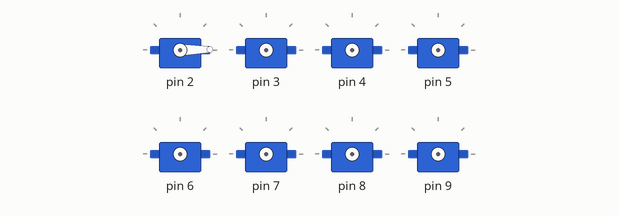
The sketch below on a simulated Arduino Uno, built with avr-gcc and run on an emulated ATmega328P. Parts: 8 × servo.

Above: at 0.2 s.
At 0.6 s:
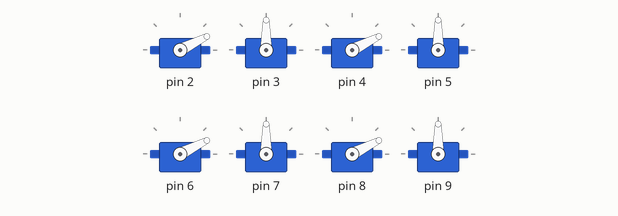
At 1.05 s:
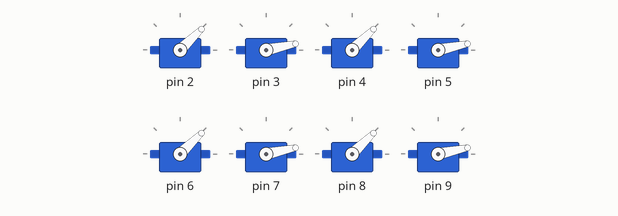
At 1.95 s:
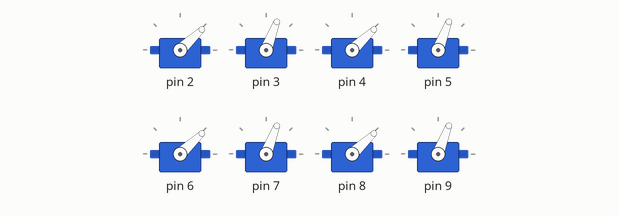
At 2.8 s:
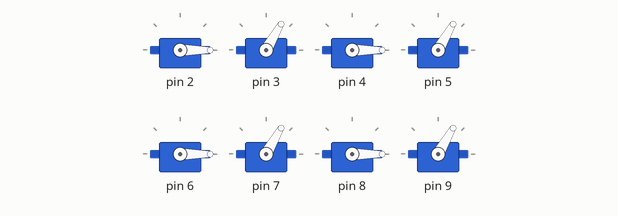
At 3.7 s:
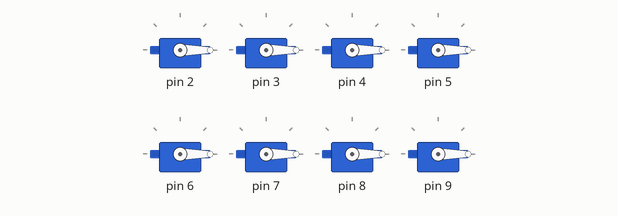
Timing chart, 0 to 8.3 s (numbered marks = the images above):
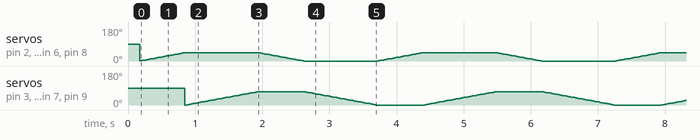

The sketch:

servo_setup_hard_1.ino
```cpp
# include <Servo.h>


Servo s[8] ;
            //          s0  s1  s2  s3  s4  s5  s6  s7
const int sleepV [8] = {50, 70, 20, 60, 55, 70, 10, 70} ;
const int standV [8] = {40, 30, 35, 30, 35, 30, 30, 30} ;
 int curr_angle[8] = {0,0,0,0,0,0,0,0};

const int numberOfServos = 8 ;
const int numberOfACE = 9 ;
int servoCal[] = { 0, 0, 0, 0, 0, 0, 0, 0 };
int servoPrgPeriod = 20; // ms
int servoPos[] = { 0, 0, 0, 0, 0, 0, 0, 0 }; // Servo current position


int step = 1;
int Xstand [][numberOfACE] = {
  // P02, P03, P05, P15, P07, P08, P11, P16,  ms
  { 50, 70, 20, 60, 55, 70, 10, 70, 200}, // servo center point
  { 40, 70, 35, 60, 35, 70, 30, 70, 200}, // standby
};

void runServoPrg(int servoPrg[][numberOfACE], int step)
{
  for (int i = 0; i < step; i++) { // Loop for step

    int totalTime = servoPrg[i][numberOfACE - 1]; // Total time of this step

    // Get servo start position
    for (int it = 0; it < numberOfServos; it++) {
      servoPos[it] = s[it].read() - servoCal[it];
    }

    for (int j = 0; j < totalTime / servoPrgPeriod; j++) { // Loop for time section
      for (int k = 0; k < numberOfServos; k++) { // Loop for servo
        s[k].write((map(j, 0, totalTime / servoPrgPeriod, servoPos[k], servoPrg[i][k])) + servoCal[k]);
      }
      delay(servoPrgPeriod);
    }
  }
}

void zero() ;
void stand() ;
void sleep_fun() {
  for(int i =0 ; i < 8 ; i++) {
    s[i].write(sleepV[i]) ;
    delay(10) ;
  }
}
void push_up() ;

void setup() {
  // put your setup code here, to run once:
  // s[0].attach(10) ;
  // s[1].attach(9) ;
  // s[2].attach(8) ;
  // s[3].attach(7) ;
  // s[4].attach(6) ;
  // s[5].attach(5) ;

// -----------------
  // leg 1

  s[0].attach(2) ;
  delay(20) ;
  s[1].attach(3) ;
  delay(20) ;

// -----------------
  // leg 2

  s[2].attach(4) ;
  delay(20) ;
  s[3].attach(5) ;
  delay(20) ;

// ----------------
  // leg 3
  s[4].attach(6) ;
  delay(20) ;
  s[5].attach(7) ;
  delay(20) ;

// -----------------
  // leg 4
  s[6].attach(8) ;
  delay(20) ;
  s[7].attach(9) ;
  delay(20) ;

}

void run_angle(int angle, int motor) {
  // curr_angle[motor] = s[motor].read() ;
  if(curr_angle[motor] <= 45) {

    for(int i= curr_angle[motor]; i < angle; i+= 1 ) {
      s[motor].write(i) ;
      delay(15);
    }
  }else {
    for(int i = curr_angle[motor] ; i >= 0; i-=1) {
    s[motor].write(i) ;
    delay(15) ;
  }
  }
  curr_angle[motor] = angle ;
  return ;
}


void loop() {
  // put your main code here, to run repeatedly:
  // zero() ;
  // s[1].write(-180) ;
  // stand() ;
  // for (int i = 0 ; i < 40 ; i++) {
  //   s[1].write(i) ;
  //   s[3].write(i) ;
  //   s[5].write(i) ;
  //   s[7].write(i) ;

  //   delay(10) ;
  // }
  // stand() ;
  // delay(1000) ;

  // sleep_fun() ;
  // stand() ;
  // delay(1000) ;

  // runServoPrg(Xstand, step) ;
  // for (int i = s[1].read(); i < sleepV[1]; i++) {
  //   s[1].write(i) ;
  // }
  // stand() ;
  // push_up() ;

  // sleep_fun() ;
  // stand() ;
  // s[0].write(45) ;
  // delay(100) ;
  // s[0].write(0);
  // delay(100) ;


//   // new moment


//   // s[1].write(70) ;
//   run_angle(70, 1) ;
//   curr_angle[1] = 70 ;
//   // for(int i = 0 ; i < 70; i+=5) {
//   //   s[1].write(i) ;
//   //   delay(30) ;
//   // }
//   delay(100) ;
//   // s[0].write(45) ;
//     run_angle(45, 0) ;
//     curr_angle[0] = 45 ;

//   delay(100) ;
//   // s[1].write(0) ;
//     run_angle(0, 1) ;
//     curr_angle[1] = 0 ;
// // for(int i = 70 ; i >= 0; i-=5) {
// //     s[1].write(i) ;
// //     delay(30) ;
// //   }
//   delay(100) ;
//   // s[0].write(0) ;
//     run_angle(0, 0) ;
//     curr_angle[0] = 0 ;

//   delay(100) ;

  // for (int i = 0 ; i < 180; i+=5) {
  //   s[1].write(i) ;
  //   delay(15) ;
  // }
  // for (int i = 180 ; i > 0; i-=5) {
  //   s[1].write(i) ;
  //   delay(15) ;
  // }
  // run_angle(70,1) ;
  // run_angle(70, 3) ;
  // run_angle(70,5) ;
  // run_angle(0,1) ;
  // run_angle(0, 3) ;
  // run_angle(0, 5) ;

  stand_fun() ;

}

void zero() {
  s[0].write(90) ; // base 1
  delay(100) ;
  s[1].write(45); // leg 1
  // s[2].write(45) ;
  // s[3].write(45) ;
  // s[4].write(0) ;
  // s[5].write(0) ;
}

// void sleep() {
//    for(int i =0 ; i < 8; i+=1) {
//     s[i].write(sleepV[i]) ;
//   }
// }


void stand_fun() {

  // -------- leg 1
  // s[0].write(20) ; // base 1
  // delay(100) ;
  // s[1].write(45); // leg 1

  // -------- leg 2
  // s[2].write(40) ; // base 1
  // delay(100) ;
  // s[3].write(0); // leg 1

  // front two legs
  // s[1].write(45) ;
  // s[3].write(0) ;

  // delay(100) ;
  // s[0].write(20) ;
  // s[2].write(45) ;
  // s[0].write(20) ;

  for(int i = 0; i< 45; i+= 1) {
    s[0].write(i) ;
    s[2].write(i) ;
    s[4].write(i) ;
    s[6].write(i) ;
    delay(15) ;
  }

   for(int i = 0 ; i < 70; i+=1) {
    s[1].write(i) ;
    s[3].write(i) ;
    s[5].write(i) ;
    s[7].write(i) ;
    delay(15) ;
  }

  for(int i = 45; i>= 0; i-= 1) {
    s[0].write(i) ;
    s[2].write(i) ;
    s[4].write(i) ;
    s[6].write(i) ;
    delay(15) ;
  }
  for(int i = 70 ; i >= 0; i-=1) {
    s[1].write(i) ;
    s[3].write(i) ;
    s[5].write(i) ;
    s[7].write(i) ;
    delay(15) ;
  }
  // for(int i =1 ; i < 8; i+=2) {
  //   s[i].write(20) ;
  // }


  // for (int i = 0 ; i < 8 ; i+= 2) {
  //   for(int j = s[i].read(); j <= standV[i]; j++) {
  //     s[i].write(j) ;
  //     delay(20) ;
  //   }
  //   delay(20) ;
  // }
  // for (int i = 1 ; i < 8 ; i+= 2) {
  //   for(int j = s[i].read(); j <= sleepV[i]; j++) {
  //     s[i].write(j) ;
  //     delay(20) ;
  //   }
  //   delay(20) ;
  // }

}

// void sleep()
//{

  // -------- leg 1

  // s[0].write(50) ; // leg 1
  // delay(100) ;
  // s[1].write(70);


  // -------- leg 2


  // s[2].write(50) ;
  // delay(100) ;
  // s[3].write(70);

  // --------- leg 3
  // s[4].write(20) ;
  // delay(100) ;
  // s[5].write(70) ;


  // --------- leg 4
  // for (int i =0 ; i <= 40; i++) {

  //   s[6].write(i) ;
  //   delay(100) ;
  // }
  // s[6].write(10) ;
  // delay(100) ;
  // s[7].write(70) ;
  // s[0].write(50) ;

  // two front legs
  // s[0].write(45) ; // leg 1
  // s[2].write(20) ;

  // delay(100) ;

  // s[1].write(0) ;
  // s[3].write(55) ;

  // s[0].write(50) ;
  // delay(10) ;
  // s[4].write(50) ;
  // delay(10) ;
  // s[2].write(10) ;
  // delay(10) ;
  // s[6].write(10) ;
  // delay(10) ;
  // delay(100) ;
  // for(int i = 0 ; i < 8; i+= 1) {
  //   s[i].write(sleepV[i]) ;
  //   delay(10) ;
  // }

  // for (int i = 0 ; i < 8 ; i+= 2) {
  //   Serial.println(s[i].read()) ;
  //   for(int j = s[i].read(); j <= sleepV[i]; j++) {
  //     s[i].write(j) ;
  //     delay(20) ;
  //   }
  //   delay(20) ;
  // }

  // for (int i = 1 ; i < 8 ; i+= 2) {
  //   // for(int j = s[i].read(); j <= sleepV[i]; j++) {
  //   //   s[i].write(j) ;
  //   //   delay(20) ;
  //   // }
  //   // delay(20) ;

  //   int cur = s[i].read() ;

  //   for (int a = cur ; a <= sleepV[i]; a++) {
  //     s[i].write(a) ;
  //     delay(20) ;
  //   }
  //   delay(20) ;
  // }

  // for(int i = 0 ; i < 8; i++) {
  //   s[i].write(sleepV[i]) ;
  //   delay(10) ;
  // }

// }

void push_up() {
    s[3].write(40) ;
    s[5].write(40) ;
    delay(20) ;
    s[3].write(70) ;
    s[5].write(70) ;


    s[1].write(50);
    s[7].write(50) ;


}
```
